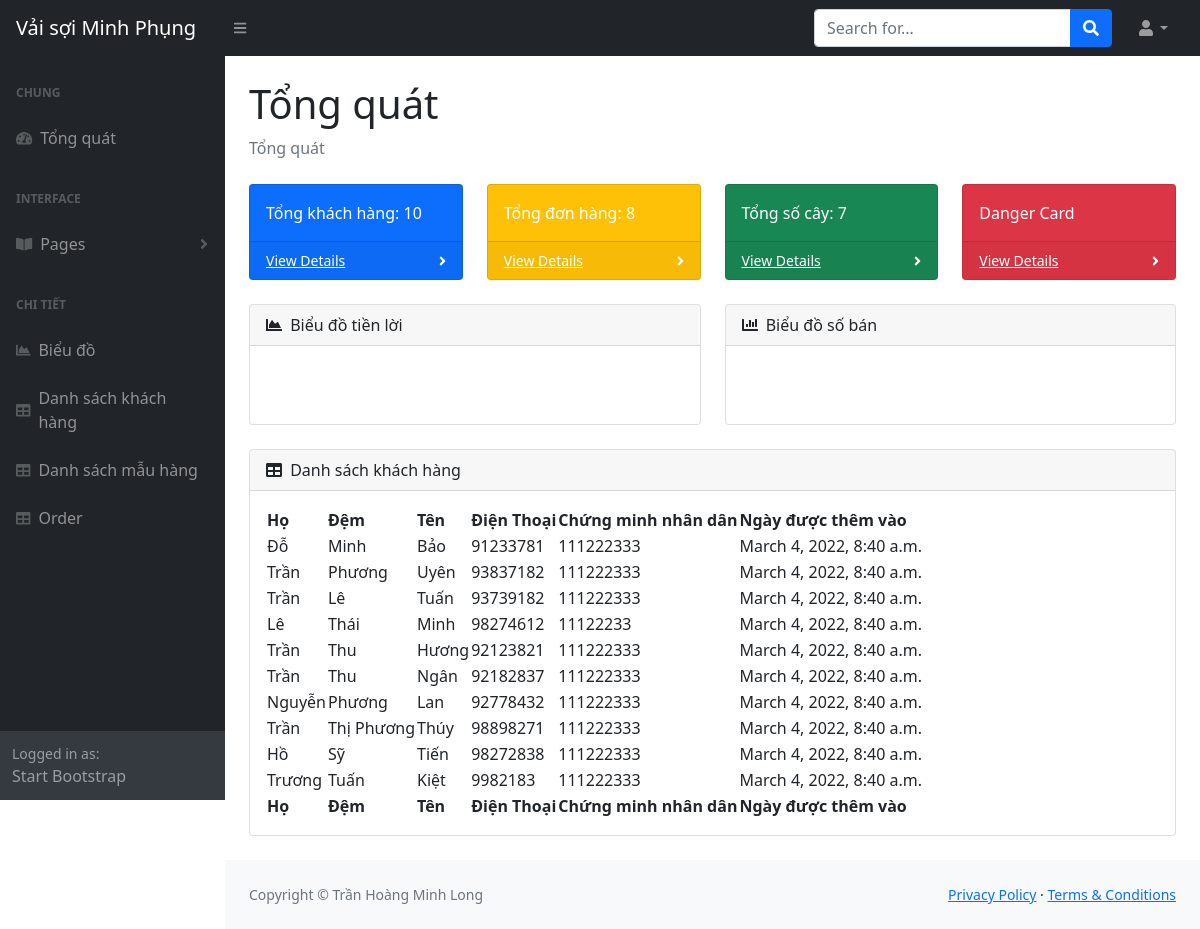
The app's page /home, older data.
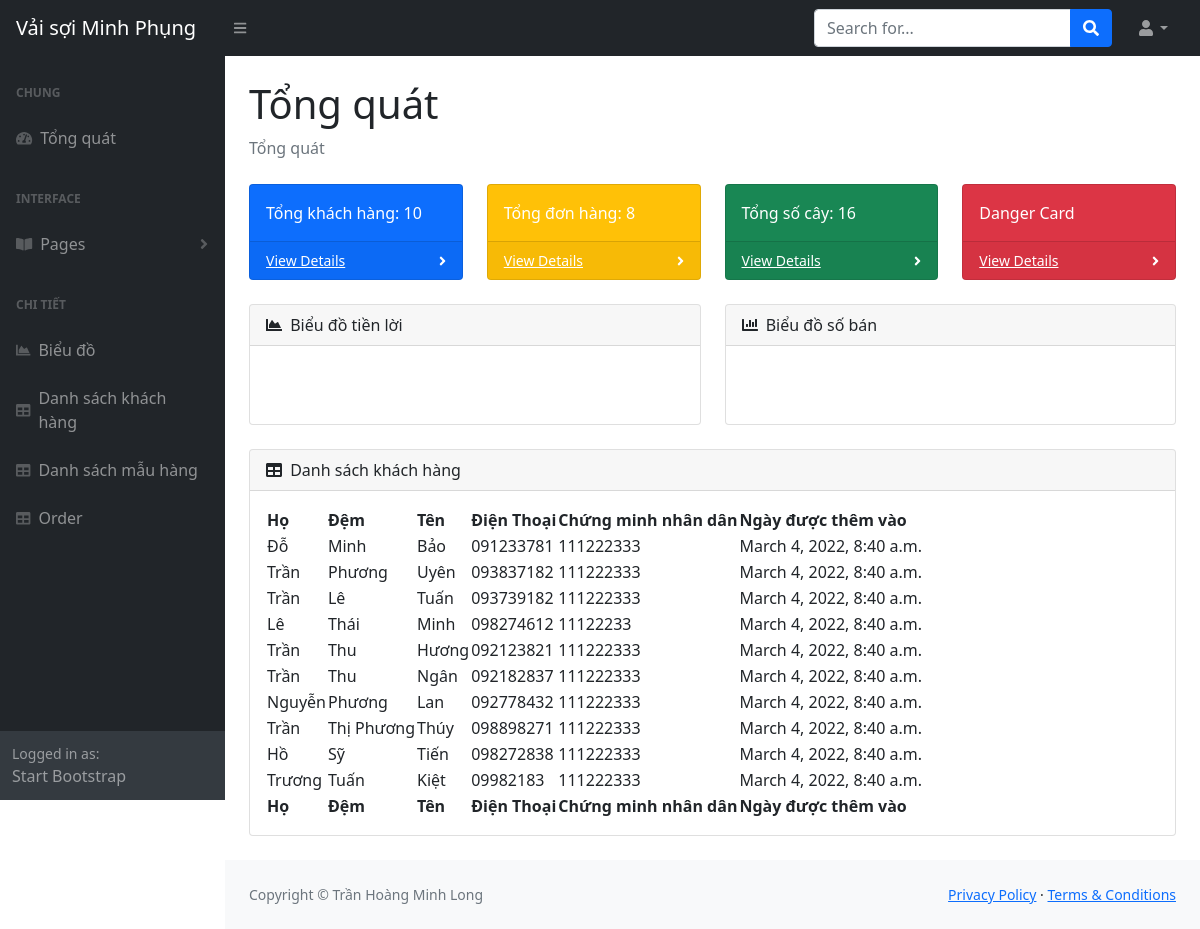
The same page, newer data.
### management/models.py (models this page shows, shortened)
class Customer(models.Model):
    customer_id = models.BigAutoField(primary_key=True)
    lastname = models.CharField(max_length=64)
    middlename = models.CharField(max_length=64, null=True)
    firstname = models.CharField(max_length=64)
    phone = models.CharField(max_length=64, null=True)
    socialnumber = models.IntegerField(null=True)
    customer_date = models.DateTimeField(auto_now_add=True, null=True)

### management/views.py (the view)
# urls.py: 2. Add a URL to urlpatterns:  path('', views.home, name='home')
def home(request):
    customers = Customer.objects.all()
    orders = Order.objects.all()
    products = Product.objects.all()
    total_customers = customers.count()
    total_orders = orders.count()
    total_products = products.count()
    context = {
        'customers' : customers,
        'orders' : orders,
        'products' : products,
        'total_customers' : total_customers,
        'total_orders' : total_orders,
        'total_products' : total_products,
    }
    return render(request, 'management/index.html', context)

### management/templates/management/index.html (shortened to what this page needs)
{% load static %}
<!DOCTYPE html>
<html lang="en">
    <head>
        <link href="https://cdn.jsdelivr.net/npm/bootstrap@5.1.3/dist/css/bootstrap.min.css" rel="stylesheet">
        <link href="https://cdn.jsdelivr.net/npm/simple-datatables@latest/dist/style.css" rel="stylesheet" />
        <link href="{% static '/css/styles.css' %}" rel="stylesheet" />
    </head>
    <body class="sb-nav-fixed">
        {% include 'management/navbar.html' %}
        <div id="layoutSidenav">
            {% include 'management/sidenavbar.html' %}
        <div id="layoutSidenav_content">
            <main>
                <div class="container-fluid px-4">
                    <h1 class="mt-4">Tổng quát</h1>
                    <ol class="breadcrumb mb-4">
                        <li class="breadcrumb-item active">Tổng quát</li>
                    </ol>
                    <div class="row">
                        <div class="col-xl-3 col-md-6">
                            <div class="card bg-primary text-white mb-4">
                                <div class="card-body">Tổng khách hàng: {{total_customers}}</div>
                                <div class="card-footer d-flex align-items-center justify-content-between">
                                    <a class="small text-white stretched-link" href="#">View Details</a>
                                    <div class="small text-white"><i class="fas fa-angle-right"></i></div>
                                </div>
                            </div>
                        </div>
                        <div class="col-xl-3 col-md-6">
                            <div class="card bg-warning text-white mb-4">
                                <div class="card-body">Tổng đơn hàng: {{total_orders}}</div>
                                <div class="card-footer d-flex align-items-center justify-content-between">
                                    <a class="small text-white stretched-link" href="#">View Details</a>
                                    <div class="small text-white"><i class="fas fa-angle-right"></i></div>
                                </div>
                            </div>
                        </div>
                        <div class="col-xl-3 col-md-6">
                            <div class="card bg-success text-white mb-4">
                                <div class="card-body">Tổng số cây: {{total_products}}</div>
                                <div class="card-footer d-flex align-items-center justify-content-between">
                                    <a class="small text-white stretched-link" href="#">View Details</a>
                                    <div class="small text-white"><i class="fas fa-angle-right"></i></div>
                                </div>
                            </div>
                        </div>
                        <div class="col-xl-3 col-md-6">
                            <div class="card bg-danger text-white mb-4">
                                <div class="card-body">Danger Card</div>
                                <div class="card-footer d-flex align-items-center justify-content-between">
                                    <a class="small text-white stretched-link" href="#">View Details</a>
                                    <div class="small text-white"><i class="fas fa-angle-right"></i></div>
                                </div>
                            </div>
                        </div>
                    </div>
                    <div class="row">
                        <div class="col-xl-6">
                            <div class="card mb-4">
                                <div class="card-header">
                                    <i class="fas fa-chart-area me-1"></i>
                                    Biểu đồ tiền lời
                                </div>
                                <div class="card-body"><canvas id="myAreaChart" width="100%" height="40"></canvas></div>
                            </div>
                        </div>
                        <div class="col-xl-6">
                            <div class="card mb-4">
                                <div class="card-header">
                                    <i class="fas fa-chart-bar me-1"></i>
                                    Biểu đồ số bán
                                </div>
                                <div class="card-body"><canvas id="myBarChart" width="100%" height="40"></canvas></div>
                            </div>
                        </div>
                    </div>
                    <div class="card mb-4">
                        <div class="card-header">
                            <i class="fas fa-table me-1"></i>
                            Danh sách khách hàng
                        </div>
                        <div class="card-body">
                            <table id="datatablesSimple">
                                <thead>
                                    <tr>
                                        <th>Họ</th>
                                        <th>Đệm</th>
                                        <th>Tên</th>
                                        <th>Điện Thoại</th>
                                        <th>Chứng minh nhân dân</th>
                                        <th>Ngày được thêm vào</th>
                                    </tr>
                                </thead>
                                <tfoot>
                                    <tr>
                                        <th>Họ</th>
                                        <th>Đệm</th>
                                        <th>Tên</th>
                                        <th>Điện Thoại</th>
                                        <th>Chứng minh nhân dân</th>
                                        <th>Ngày được thêm vào</th>
                                    </tr>
                                </tfoot>
                                <tbody>
                                    {% for customer in customers %}
                                    <tr>
                                            <td>{{customer.lastname}}</td>
                                            <td>{{customer.middlename}}</td>
                                            <td>{{customer.firstname}}</td>
                                            <td>{{customer.phone}}</td>
                                            <td>{{customer.socialnumber}}</td>
                                            <td>{{customer.customer_date}}</td>
                                    </tr>
                                    {% endfor %}
                                </tbody>
                            </table>
                        </div>
                    </div>
                </div>
            </main>
            {% include 'management/footer.html' %}
        </div>
    </div>
    </body>
</html>

### management/templates/management/navbar.html (shortened to what this page needs)
<nav class="sb-topnav navbar navbar-expand navbar-dark bg-dark">
    <a class="navbar-brand ps-3" href="home">Vải sợi Minh Phụng</a>
    <button class="btn btn-link btn-sm order-1 order-lg-0 me-4 me-lg-0" id="sidebarToggle" href="#!"><i class="fas fa-bars"></i></button>
    <form class="d-none d-md-inline-block form-inline ms-auto me-0 me-md-3 my-2 my-md-0">
        <div class="input-group">
            <input class="form-control" type="text" placeholder="Search for..." aria-label="Search for..." aria-describedby="btnNavbarSearch" />
            <button class="btn btn-primary" id="btnNavbarSearch" type="button"><i class="fas fa-search"></i></button>
        </div>
    </form>
    <ul class="navbar-nav ms-auto ms-md-0 me-3 me-lg-4">
        <li class="nav-item dropdown">
            <a class="nav-link dropdown-toggle" id="navbarDropdown" href="#" role="button" data-bs-toggle="dropdown" aria-expanded="false"><i class="fas fa-user fa-fw"></i></a>
        </li>
    </ul>
</nav>

### management/templates/management/sidenavbar.html (shortened to what this page needs)
<div id="layoutSidenav_nav">
    <nav class="sb-sidenav accordion sb-sidenav-dark" id="sidenavAccordion">
        <div class="sb-sidenav-menu">
            <div class="nav">
                <div class="sb-sidenav-menu-heading">Chung</div>
                <a class="nav-link" href="home">
                    <div class="sb-nav-link-icon"><i class="fas fa-tachometer-alt"></i></div>
                    Tổng quát
                </a>
                <div class="sb-sidenav-menu-heading">Interface</div>
                <a class="nav-link collapsed" href="#" data-bs-toggle="collapse" data-bs-target="#collapsePages" aria-expanded="false" aria-controls="collapsePages">
                    <div class="sb-nav-link-icon"><i class="fas fa-book-open"></i></div>
                    Pages
                    <div class="sb-sidenav-collapse-arrow"><i class="fas fa-angle-down"></i></div>
                </a>
                <div class="sb-sidenav-menu-heading">Chi tiết</div>
                <a class="nav-link" href="charts">
                    <div class="sb-nav-link-icon"><i class="fas fa-chart-area"></i></div>
                    Biểu đồ
                </a>
                <a class="nav-link" href="customerTable">
                    <div class="sb-nav-link-icon"><i class="fas fa-table"></i></div>
                    Danh sách khách hàng
                </a>
                <a class="nav-link" href="productTable">
                    <div class="sb-nav-link-icon"><i class="fas fa-table"></i></div>
                    Danh sách mẫu hàng
                </a>
                <a class="nav-link" href="order">
                    <div class="sb-nav-link-icon"><i class="fas fa-table"></i></div>
                    Order
                </a>
            </div>
        </div>
        <div class="sb-sidenav-footer">
            <div class="small">Logged in as:</div>
            Start Bootstrap
        </div>
    </nav>
</div>

### management/templates/management/footer.html
<footer class="py-4 bg-light mt-auto">
    <div class="container-fluid px-4">
        <div class="d-flex align-items-center justify-content-between small">
            <div class="text-muted">Copyright &copy; Trần Hoàng Minh Long</div>
            <div>
                <a href="#">Privacy Policy</a>
                &middot;
                <a href="#">Terms &amp; Conditions</a>
            </div>
        </div>
    </div>
</footer>

Row changes from the older to the newer data that the page shows:
changed Customer "Đỗ": phone "91233781" → "091233781"
changed Customer "Uyên": phone "93837182" → "093837182"
changed Customer (number 3 of 10 on the later page): phone "93739182" → "093739182"
changed Customer "Thái": phone "98274612" → "098274612"
changed Customer "Hương": phone "92123821" → "092123821"
changed Customer "Ngân": phone "92182837" → "092182837"
changed Customer "Nguyễn": phone "92778432" → "092778432"
changed Customer "Thị Phương": phone "98898271" → "098898271"
changed Customer "Hồ": phone "98272838" → "098272838"
changed Customer "Trương": phone "9982183" → "09982183"
Text that changed along with them:
{{ total_products }}: "7" → "16"
